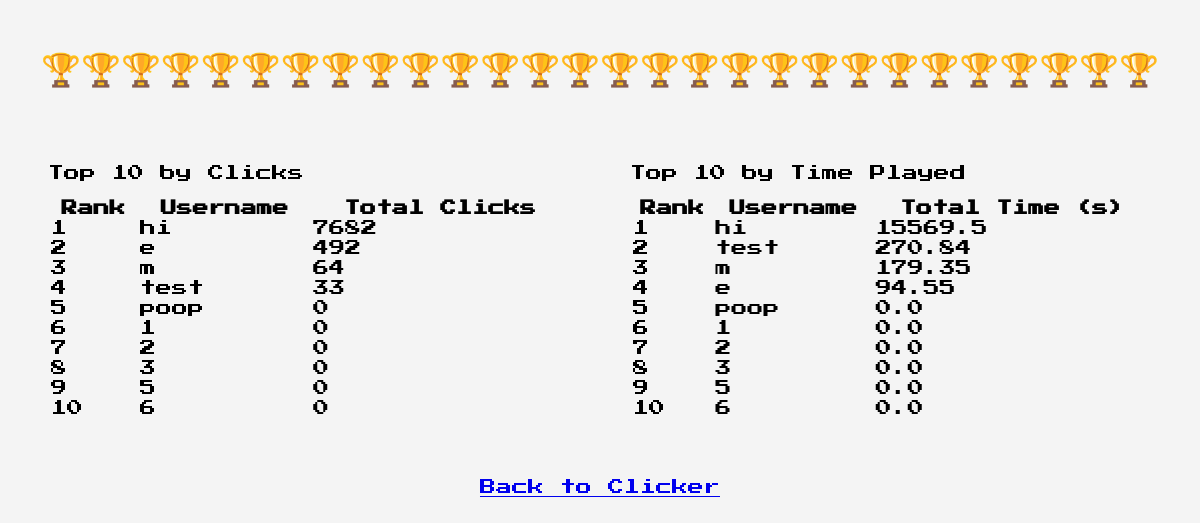
/leaderboard, run on an earlier commit of the app's database.
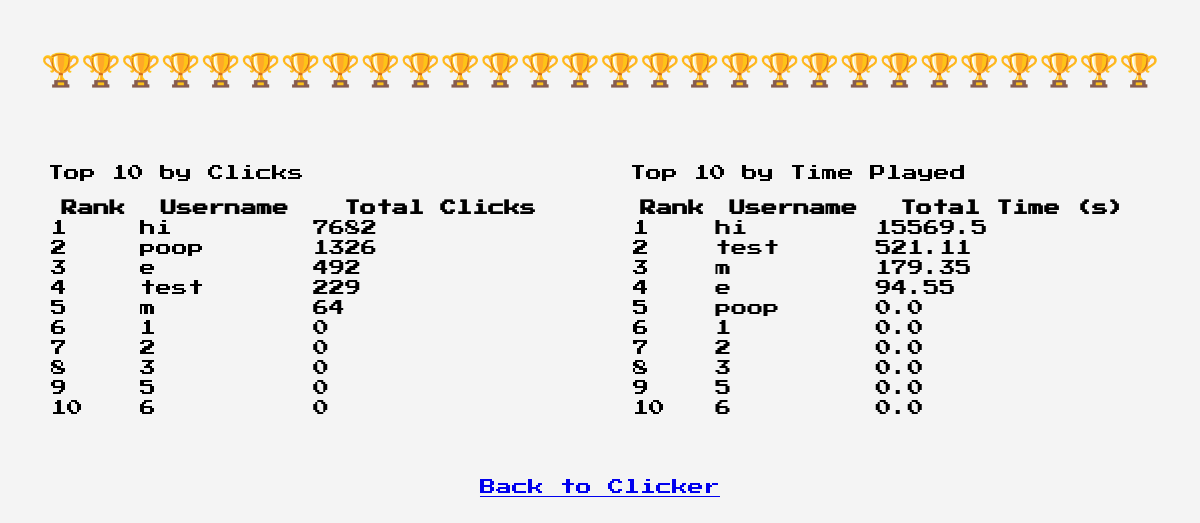
And on a later commit of the database.
### app.py (models this page shows)
class User(db.Model):
    id = db.Column(db.Integer, primary_key=True)
    username = db.Column(db.String(80), unique=True, nullable=False)
    password = db.Column(db.String(80), nullable=False)  # Simple password storage
    total_clicks = db.Column(db.Integer, default=0)
    total_time = db.Column(db.Float, default=0.0)
    multiplier = db.Column(db.Integer, default=1)
    multiplier_expires = db.Column(db.DateTime, nullable=True)

### app.py (the view)
@app.route('/leaderboard')
def leaderboard():
    top_users = User.query.order_by(User.total_clicks.desc()).limit(10).all() #well... self explanitory
    top_time_users = User.query.order_by(User.total_time.desc()).limit(10).all()
    return render_template('leaderboard.html', top_users=top_users, top_time_users=top_time_users)

### templates/leaderboard.html (shortened to what this page needs)
<!DOCTYPE html>
<html lang="en">
<head>
  <link href="https://unpkg.com/nes.css/css/nes.min.css" rel="stylesheet" />
</head>
<body>
  <h1 class="nes-text is-primary">🏆🏆🏆🏆🏆🏆🏆🏆🏆🏆🏆🏆🏆🏆🏆🏆🏆🏆🏆🏆🏆🏆🏆🏆🏆🏆🏆🏆</h1>
  <div class="leaderboards">
    <section class="leaderboard-section">
      <div class="nes-container with-title is-rounded">
        <p>Top 10 by Clicks</p>
        <div class="nes-table-responsive">
          <table class="nes-table is-bordered is-centered">
            <thead>
              <tr>
                <th>Rank</th>
                <th>Username</th>
                <th>Total Clicks</th>
              </tr>
            </thead>
            <tbody>
              {% for user in top_users %}
              <tr>
                <td>{{ loop.index }}</td>
                <td>{{ user.username }}</td>
                <td>{{ user.total_clicks }}</td>
              </tr>
              {% else %}
              <tr>
                <td colspan="3">No data available.</td>
              </tr>
              {% endfor %}
            </tbody>
          </table>
        </div>
      </div>
    </section>
    <section class="leaderboard-section">
      <div class="nes-container is-dark with-title is-rounded">
        <p>Top 10 by Time Played</p>
        <div class="nes-table-responsive">
          <table class="nes-table is-bordered is-dark">
            <thead>
              <tr>
                <th>Rank</th>
                <th>Username</th>
                <th>Total Time (s)</th>
              </tr>
            </thead>
            <tbody>
              {% for user in top_time_users %}
              <tr>
                <td>{{ loop.index }}</td>
                <td>{{ user.username }}</td>
                <td>{{ user.total_time | round(2) }}</td>
              </tr>
              {% else %}
              <tr>
                <td colspan="3">No data available.</td>
              </tr>
              {% endfor %}
            </tbody>
          </table>
        </div>
      </div>
    </section>
  </div>
  <div style="text-align: center; margin-top: 40px;">
    <a href="/clicker" class="nes-btn is-primary">Back to Clicker</a>
  </div>
</body>
</html>

What changed in the data, as far as the page shows it:
changed User "poop": total_clicks "0" → "1326"; moves up the list
changed User "test": total_clicks "33" → "229"; total_time "270.84" → "521.11"; moves down the list
